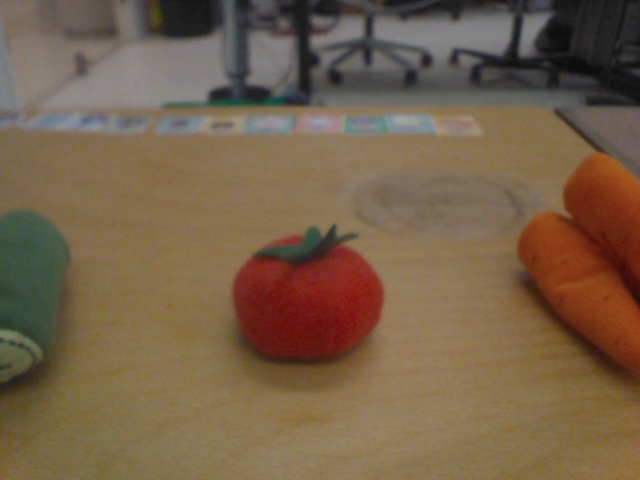
#> input picture dataset/tomato.jpg, 640 x 480 px
$ python saliency.py ../dataset/tomato.jpg
#> lines starting #> are read from the running program, lines starting #| are printed output that depends on the picture; after the words box and inside, x2 and y2 are one past the last pixel; in counts of white or black regions, pixels touching at a corner belong together
#> further down, img is the input picture: shape (480, 640, 3); mean B, G, R 73.2, 96.4, 117.7
import cv2, sys
import cv2.cv as cv
import numpy as np

def backproject(source, target, levels = 2, scale = 1):
#> called with levels = 2, scale = 1
	hsv = cv2.cvtColor(source,	cv2.COLOR_BGR2HSV)
#> hsv: shape (480, 640, 3); mean H, S, V 27.8, 93.6, 118.8
	hsvt = cv2.cvtColor(target,	cv2.COLOR_BGR2HSV)
	# calculating object histogram
	roihist = cv2.calcHist([hsv],[0, 1], None, [levels, levels], [0, 180, 0, 256] )
#> roihist = [[227461, 51877], [27812, 50]]

	# normalize histogram and apply backprojection
	cv2.normalize(roihist,roihist,0,255,cv2.NORM_MINMAX)
	dst = cv2.calcBackProject([hsvt],[0,1],roihist,[0,180,0,256], scale)
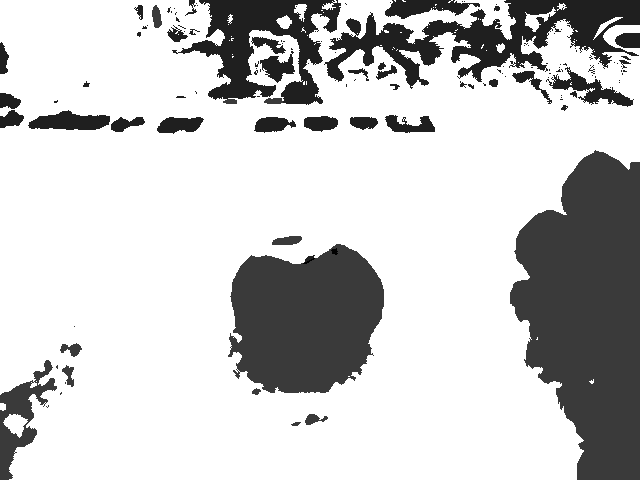
#> dst: shape (480, 640); min 0, max 255, mean 201.4
	return dst

def saliency_by_backprojection(img):
	cv2.pyrMeanShiftFiltering(img, 2, 10, img, 4)

	backproj = np.uint8(backproject(img, img, levels = 2))
	cv2.normalize(backproj,backproj,0,255,cv2.NORM_MINMAX)
	saliencies = [backproj, backproj, backproj]
	saliency = cv2.merge(saliencies)

	cv2.pyrMeanShiftFiltering(saliency, 20, 200, saliency, 2)
	saliency = cv2.cvtColor(saliency, cv2.COLOR_BGR2GRAY)
#> saliency: shape (480, 640)
	cv2.equalizeHist(saliency, saliency)
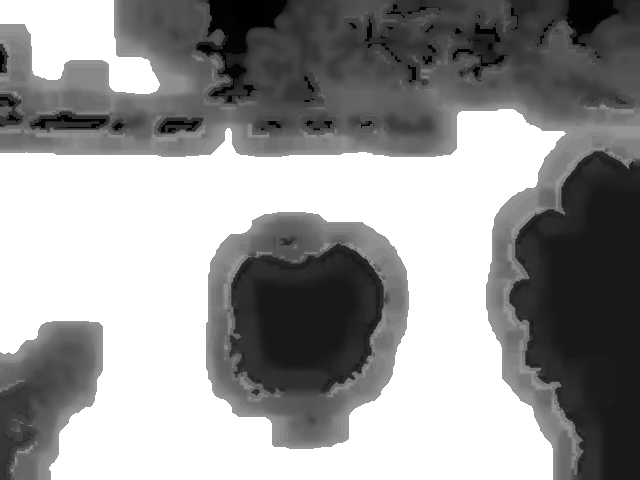
#> saliency: shape (480, 640); min 0, max 255, mean 151.4

	return 255-saliency
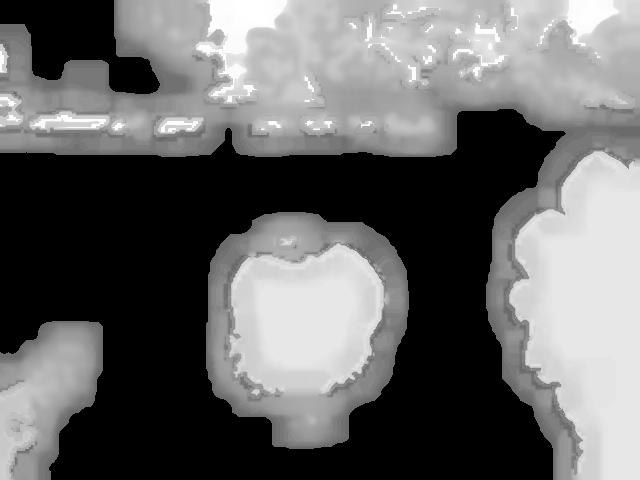
#> returned value: shape (480, 640); min 0, max 255, mean 103.6

def saliency_map(img):
	saliency_hsv = saliency_by_backprojection(img * 1)
	saliency = saliency_hsv
	(T, saliency) = cv2.threshold(saliency, 200, 255, cv2.THRESH_BINARY)
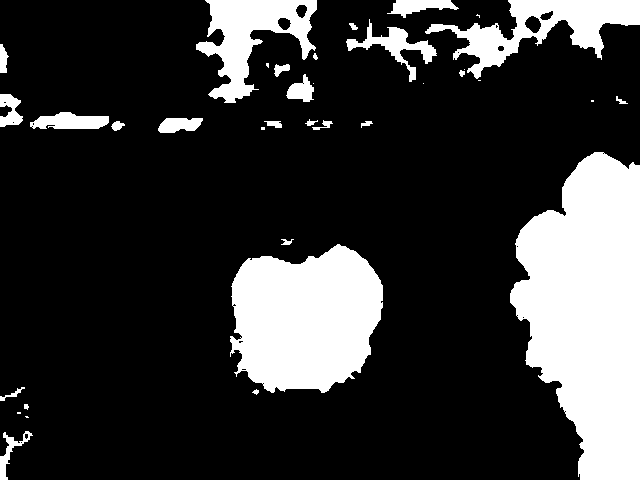
#> saliency: shape (480, 640); 21.3% white; 36 white regions (10 under 20 px)
	return saliency

def largest_contours_rect(saliency):
	contours, hierarchy = cv2.findContours(saliency * 1,cv2.RETR_LIST,cv2.CHAIN_APPROX_SIMPLE)
#> contours = 59 contours, 32 with area under 20; largest, box (x1, y1, x2, y2) and area: (510, 152, 640, 480) 29844, (230, 244, 383, 393) 17370, (425, 0, 640, 79) 6014, (196, 0, 317, 103) 5530, (346, 19, 437, 82) 1204
	contours = sorted(contours, key = cv2.contourArea)
	return cv2.boundingRect(contours[-1])

def refine_saliency_with_grabcut(img, saliency):
	rect = largest_contours_rect(saliency)
#> rect = (510, 152, 130, 328)
	bgdmodel = np.zeros((1, 65),np.float64)
	fgdmodel = np.zeros((1, 65),np.float64)
	saliency[np.where(saliency > 0)] = cv2.GC_FGD
#> saliency: shape (480, 640); values 0 (black) and 1 (white), 21.3% white; 36 white regions (10 under 20 px), largest, box (x1, y1, x2, y2) and area: (510, 152, 640, 480) 30267, (230, 244, 383, 393) 17631, (425, 0, 640, 79) 6088
	mask = saliency
	cv2.grabCut(img, mask, rect, bgdmodel, fgdmodel, 1, cv2.GC_INIT_WITH_RECT)
	mask = np.where((mask==2)|(mask==0),0,1).astype('uint8')
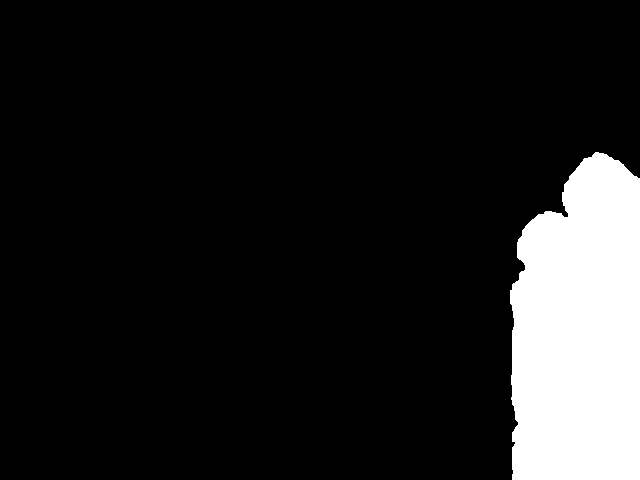
#> mask: shape (480, 640); values 0 (black) and 1 (white), 12.1% white; 1 white region
	return mask

def backprojection_saliency(img):
	saliency = saliency_map(img)
	mask = refine_saliency_with_grabcut(img, saliency)
	return mask

if __name__ == "__main__":
# 	# name = sys.argv[1].strip(".jpg")
# <<<<<<< HEAD

	img = cv2.imread('../dataset/tomato.jpg', 1)
	img = cv2.resize(img, (640, 480))
	mask = backprojection_saliency(img)
	segmentation = img*mask[:,:,np.newaxis]

	gray = cv2.cvtColor(segmentation,cv2.COLOR_RGB2GRAY)
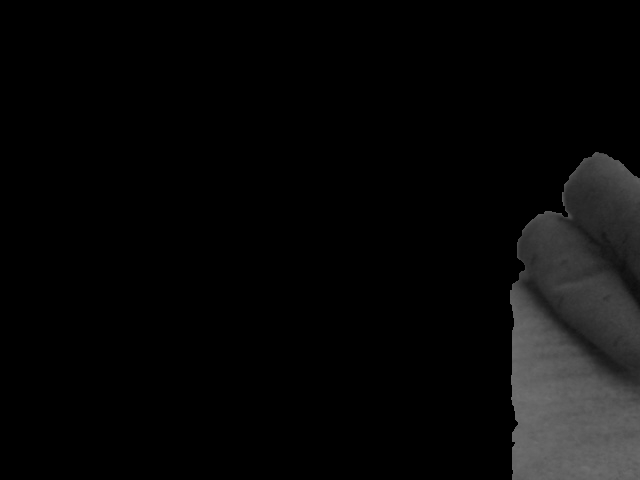
#> gray: shape (480, 640); min 0, max 113, mean 8.5


	# Find contours
	contours,hierarchy = cv2.findContours(gray,cv2.RETR_LIST,cv2.CHAIN_APPROX_SIMPLE)
#> contours = 1 contour; box (x1, y1, x2, y2) and area: (510, 152, 640, 480) 36670
	cv2.drawContours(img, contours, -1, (255,0,0), 3)
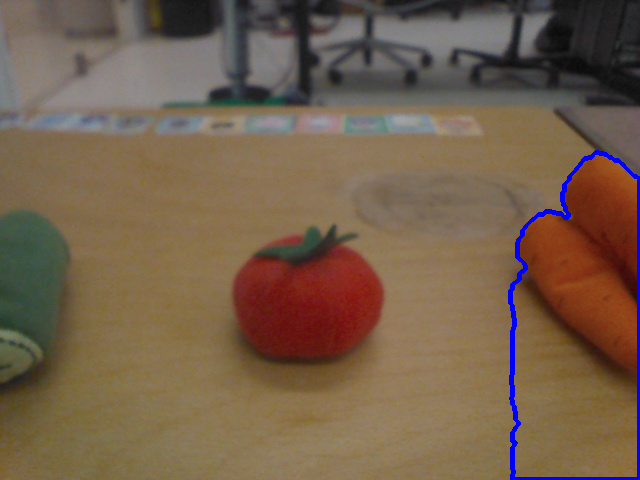
#> img: shape (480, 640, 3); 1.09% of pixels changed, all inside (x1, y1, x2, y2) = (508, 150, 640, 480)
# [19 lines of commented-out code are left out]

	cv2.imshow("original", img)
	cv2.imshow("segmentation", segmentation)
	cv2.waitKey(-1)
	# vid.release()
	cv2.destroyAllWindows()
